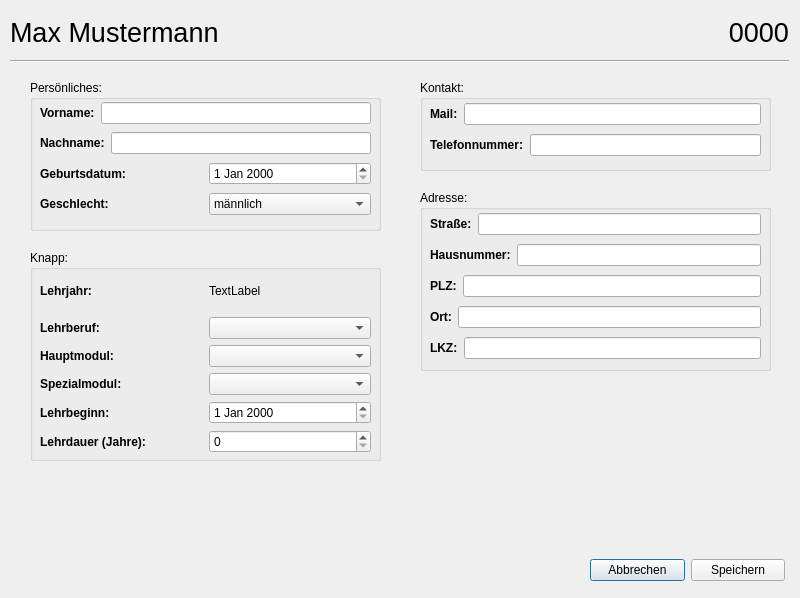
<?xml version="1.0" encoding="UTF-8"?>
<ui version="4.0">
 <class>ApprenticeEdit</class>
 <widget class="QDialog" name="ApprenticeEdit">
  <property name="geometry">
   <rect>
    <x>0</x>
    <y>0</y>
    <width>800</width>
    <height>598</height>
   </rect>
  </property>
  <property name="windowTitle">
   <string>Lehrling bearbeiten</string>
  </property>
  <property name="layoutDirection">
   <enum>Qt::LeftToRight</enum>
  </property>
  <widget class="QWidget" name="horizontalLayoutWidget">
   <property name="geometry">
    <rect>
     <x>10</x>
     <y>11</y>
     <width>779</width>
     <height>42</height>
    </rect>
   </property>
   <layout class="QHBoxLayout" name="horizontalLayout_3">
    <item>
     <widget class="QLabel" name="label_vor_nach_name">
      <property name="font">
       <font>
        <pointsize>20</pointsize>
       </font>
      </property>
      <property name="text">
       <string>Max Mustermann</string>
      </property>
     </widget>
    </item>
    <item>
     <widget class="QLabel" name="label_personalnummer">
      <property name="font">
       <font>
        <pointsize>20</pointsize>
       </font>
      </property>
      <property name="text">
       <string>0000</string>
      </property>
      <property name="alignment">
       <set>Qt::AlignRight|Qt::AlignTrailing|Qt::AlignVCenter</set>
      </property>
     </widget>
    </item>
   </layout>
  </widget>
  <widget class="Line" name="line">
   <property name="geometry">
    <rect>
     <x>10</x>
     <y>60</y>
     <width>779</width>
     <height>3</height>
    </rect>
   </property>
   <property name="orientation">
    <enum>Qt::Horizontal</enum>
   </property>
  </widget>
  <widget class="QGroupBox" name="groupBox">
   <property name="geometry">
    <rect>
     <x>30</x>
     <y>250</y>
     <width>351</width>
     <height>211</height>
    </rect>
   </property>
   <property name="title">
    <string>Knapp:</string>
   </property>
   <widget class="QWidget" name="horizontalLayoutWidget_2">
    <property name="geometry">
     <rect>
      <x>10</x>
      <y>20</y>
      <width>331</width>
      <height>183</height>
     </rect>
    </property>
    <layout class="QHBoxLayout" name="horizontalLayout_4">
     <item>
      <layout class="QVBoxLayout" name="verticalLayout_2">
       <item>
        <layout class="QHBoxLayout" name="horizontalLayout_5">
         <item>
          <widget class="QLabel" name="label_4">
           <property name="font">
            <font>
             <weight>75</weight>
             <bold>true</bold>
            </font>
           </property>
           <property name="text">
            <string>Lehrjahr:</string>
           </property>
          </widget>
         </item>
         <item>
          <widget class="QLabel" name="label_lj">
           <property name="text">
            <string>TextLabel</string>
           </property>
          </widget>
         </item>
        </layout>
       </item>
       <item>
        <layout class="QHBoxLayout" name="horizontalLayout_6">
         <item>
          <widget class="QLabel" name="label_5">
           <property name="font">
            <font>
             <weight>75</weight>
             <bold>true</bold>
            </font>
           </property>
           <property name="text">
            <string>Lehrberuf:</string>
           </property>
          </widget>
         </item>
         <item>
          <widget class="QComboBox" name="comboBox_lehrberuf"/>
         </item>
        </layout>
       </item>
       <item>
        <layout class="QHBoxLayout" name="horizontalLayout_7">
         <item>
          <widget class="QLabel" name="label_7">
           <property name="font">
            <font>
             <weight>75</weight>
             <bold>true</bold>
            </font>
           </property>
           <property name="text">
            <string>Hauptmodul:</string>
           </property>
          </widget>
         </item>
         <item>
          <widget class="QComboBox" name="comboBox_hauptmodul"/>
         </item>
        </layout>
       </item>
       <item>
        <layout class="QHBoxLayout" name="horizontalLayout_8">
         <item>
          <widget class="QLabel" name="label_9">
           <property name="font">
            <font>
             <weight>75</weight>
             <bold>true</bold>
            </font>
           </property>
           <property name="text">
            <string>Spezialmodul:</string>
           </property>
          </widget>
         </item>
         <item>
          <widget class="QComboBox" name="comboBox_spezialmodul"/>
         </item>
        </layout>
       </item>
       <item>
        <layout class="QHBoxLayout" name="horizontalLayout_9">
         <item>
          <widget class="QLabel" name="label_11">
           <property name="font">
            <font>
             <weight>75</weight>
             <bold>true</bold>
            </font>
           </property>
           <property name="text">
            <string>Lehrbeginn:</string>
           </property>
          </widget>
         </item>
         <item>
          <widget class="QDateEdit" name="dateEdit_lehrbeginn"/>
         </item>
        </layout>
       </item>
       <item>
        <layout class="QHBoxLayout" name="horizontalLayout_10">
         <item>
          <widget class="QLabel" name="label_13">
           <property name="font">
            <font>
             <weight>75</weight>
             <bold>true</bold>
            </font>
           </property>
           <property name="text">
            <string>Lehrdauer (Jahre):</string>
           </property>
          </widget>
         </item>
         <item>
          <widget class="QSpinBox" name="spinBox_lehrdauer"/>
         </item>
        </layout>
       </item>
      </layout>
     </item>
    </layout>
   </widget>
  </widget>
  <widget class="QGroupBox" name="groupBox_4">
   <property name="geometry">
    <rect>
     <x>30</x>
     <y>80</y>
     <width>351</width>
     <height>151</height>
    </rect>
   </property>
   <property name="title">
    <string>Persönliches:</string>
   </property>
   <widget class="QWidget" name="horizontalLayoutWidget_13">
    <property name="geometry">
     <rect>
      <x>10</x>
      <y>20</y>
      <width>331</width>
      <height>121</height>
     </rect>
    </property>
    <layout class="QHBoxLayout" name="horizontalLayout_25">
     <item>
      <layout class="QVBoxLayout" name="verticalLayout_7">
       <item>
        <layout class="QHBoxLayout" name="horizontalLayout_29">
         <item>
          <widget class="QLabel" name="label_30">
           <property name="font">
            <font>
             <weight>75</weight>
             <bold>true</bold>
            </font>
           </property>
           <property name="text">
            <string>Vorname:</string>
           </property>
          </widget>
         </item>
         <item>
          <widget class="QLineEdit" name="lineEdit_vorname"/>
         </item>
        </layout>
       </item>
       <item>
        <layout class="QHBoxLayout" name="horizontalLayout_21">
         <item>
          <widget class="QLabel" name="label_28">
           <property name="font">
            <font>
             <weight>75</weight>
             <bold>true</bold>
            </font>
           </property>
           <property name="text">
            <string>Nachname:</string>
           </property>
          </widget>
         </item>
         <item>
          <widget class="QLineEdit" name="lineEdit_nachname"/>
         </item>
        </layout>
       </item>
       <item>
        <layout class="QHBoxLayout" name="horizontalLayout_26">
         <item>
          <widget class="QLabel" name="label_34">
           <property name="font">
            <font>
             <weight>75</weight>
             <bold>true</bold>
            </font>
           </property>
           <property name="text">
            <string>Geburtsdatum:</string>
           </property>
          </widget>
         </item>
         <item>
          <widget class="QDateEdit" name="dateEdit_geburtsdatum"/>
         </item>
        </layout>
       </item>
       <item>
        <layout class="QHBoxLayout" name="horizontalLayout_27">
         <item>
          <widget class="QLabel" name="label_36">
           <property name="font">
            <font>
             <weight>75</weight>
             <bold>true</bold>
            </font>
           </property>
           <property name="text">
            <string>Geschlecht:</string>
           </property>
          </widget>
         </item>
         <item>
          <widget class="QComboBox" name="comboBox_geschlecht">
           <item>
            <property name="text">
             <string>männlich</string>
            </property>
           </item>
           <item>
            <property name="text">
             <string>weiblich</string>
            </property>
           </item>
          </widget>
         </item>
        </layout>
       </item>
      </layout>
     </item>
    </layout>
   </widget>
  </widget>
  <widget class="QGroupBox" name="groupBox_3">
   <property name="geometry">
    <rect>
     <x>420</x>
     <y>80</y>
     <width>351</width>
     <height>91</height>
    </rect>
   </property>
   <property name="title">
    <string>Kontakt:</string>
   </property>
   <widget class="QWidget" name="horizontalLayoutWidget_10">
    <property name="geometry">
     <rect>
      <x>10</x>
      <y>20</y>
      <width>331</width>
      <height>59</height>
     </rect>
    </property>
    <layout class="QHBoxLayout" name="horizontalLayout_16">
     <item>
      <layout class="QVBoxLayout" name="verticalLayout_4">
       <item>
        <layout class="QHBoxLayout" name="horizontalLayout_17">
         <item>
          <widget class="QLabel" name="label_25">
           <property name="font">
            <font>
             <weight>75</weight>
             <bold>true</bold>
            </font>
           </property>
           <property name="text">
            <string>Mail:</string>
           </property>
          </widget>
         </item>
         <item>
          <widget class="QLineEdit" name="lineEdit_mail"/>
         </item>
        </layout>
       </item>
       <item>
        <layout class="QHBoxLayout" name="horizontalLayout_18">
         <item>
          <widget class="QLabel" name="label_27">
           <property name="font">
            <font>
             <weight>75</weight>
             <bold>true</bold>
            </font>
           </property>
           <property name="text">
            <string>Telefonnummer:</string>
           </property>
          </widget>
         </item>
         <item>
          <widget class="QLineEdit" name="lineEdit_telefonnummer"/>
         </item>
        </layout>
       </item>
      </layout>
     </item>
    </layout>
   </widget>
  </widget>
  <widget class="QGroupBox" name="groupBox_2">
   <property name="geometry">
    <rect>
     <x>420</x>
     <y>190</y>
     <width>351</width>
     <height>181</height>
    </rect>
   </property>
   <property name="title">
    <string>Adresse:</string>
   </property>
   <widget class="QWidget" name="horizontalLayoutWidget_9">
    <property name="geometry">
     <rect>
      <x>10</x>
      <y>20</y>
      <width>331</width>
      <height>152</height>
     </rect>
    </property>
    <layout class="QHBoxLayout" name="horizontalLayout_11">
     <item>
      <layout class="QVBoxLayout" name="verticalLayout_3">
       <item>
        <layout class="QHBoxLayout" name="horizontalLayout_12">
         <item>
          <widget class="QLabel" name="label_15">
           <property name="font">
            <font>
             <weight>75</weight>
             <bold>true</bold>
            </font>
           </property>
           <property name="text">
            <string>Straße:</string>
           </property>
          </widget>
         </item>
         <item>
          <widget class="QLineEdit" name="lineEdit_strasse"/>
         </item>
        </layout>
       </item>
       <item>
        <layout class="QHBoxLayout" name="horizontalLayout_13">
         <item>
          <widget class="QLabel" name="label_17">
           <property name="font">
            <font>
             <weight>75</weight>
             <bold>true</bold>
            </font>
           </property>
           <property name="text">
            <string>Hausnummer:</string>
           </property>
          </widget>
         </item>
         <item>
          <widget class="QLineEdit" name="lineEdit_hausnummer"/>
         </item>
        </layout>
       </item>
       <item>
        <layout class="QHBoxLayout" name="horizontalLayout_14">
         <item>
          <widget class="QLabel" name="label_19">
           <property name="font">
            <font>
             <weight>75</weight>
             <bold>true</bold>
            </font>
           </property>
           <property name="text">
            <string>PLZ:</string>
           </property>
          </widget>
         </item>
         <item>
          <widget class="QLineEdit" name="lineEdit_plz"/>
         </item>
        </layout>
       </item>
       <item>
        <layout class="QHBoxLayout" name="horizontalLayout_15">
         <item>
          <widget class="QLabel" name="label_21">
           <property name="font">
            <font>
             <weight>75</weight>
             <bold>true</bold>
            </font>
           </property>
           <property name="text">
            <string>Ort:</string>
           </property>
          </widget>
         </item>
         <item>
          <widget class="QLineEdit" name="lineEdit_ort"/>
         </item>
        </layout>
       </item>
       <item>
        <layout class="QHBoxLayout" name="horizontalLayout_19">
         <item>
          <widget class="QLabel" name="label_23">
           <property name="font">
            <font>
             <weight>75</weight>
             <bold>true</bold>
            </font>
           </property>
           <property name="text">
            <string>LKZ:</string>
           </property>
          </widget>
         </item>
         <item>
          <widget class="QLineEdit" name="lineEdit_lkz"/>
         </item>
        </layout>
       </item>
      </layout>
     </item>
    </layout>
   </widget>
  </widget>
  <widget class="QWidget" name="horizontalLayoutWidget_3">
   <property name="geometry">
    <rect>
     <x>590</x>
     <y>550</y>
     <width>195</width>
     <height>41</height>
    </rect>
   </property>
   <layout class="QHBoxLayout" name="horizontalLayout">
    <item>
     <widget class="QPushButton" name="pushButton_abbrechen">
      <property name="text">
       <string>Abbrechen</string>
      </property>
     </widget>
    </item>
    <item>
     <widget class="QPushButton" name="pushButton_speichern">
      <property name="layoutDirection">
       <enum>Qt::RightToLeft</enum>
      </property>
      <property name="text">
       <string>Speichern</string>
      </property>
      <property name="icon">
       <iconset>
        <normaloff>../../../Pic/savetheapplication_guardar_2958.png</normaloff>../../../Pic/savetheapplication_guardar_2958.png</iconset>
      </property>
     </widget>
    </item>
   </layout>
  </widget>
 </widget>
 <resources/>
 <connections/>
</ui>
